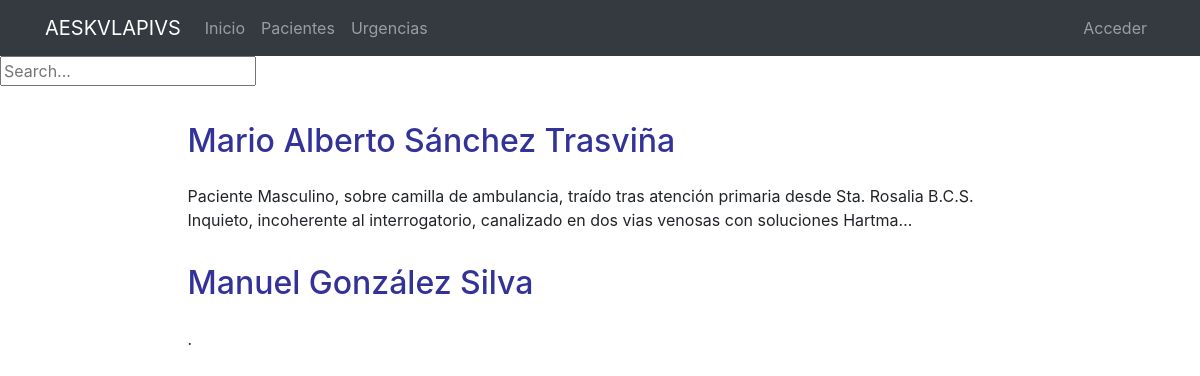
Page /pacientes/urgencias/ on the earlier database version.
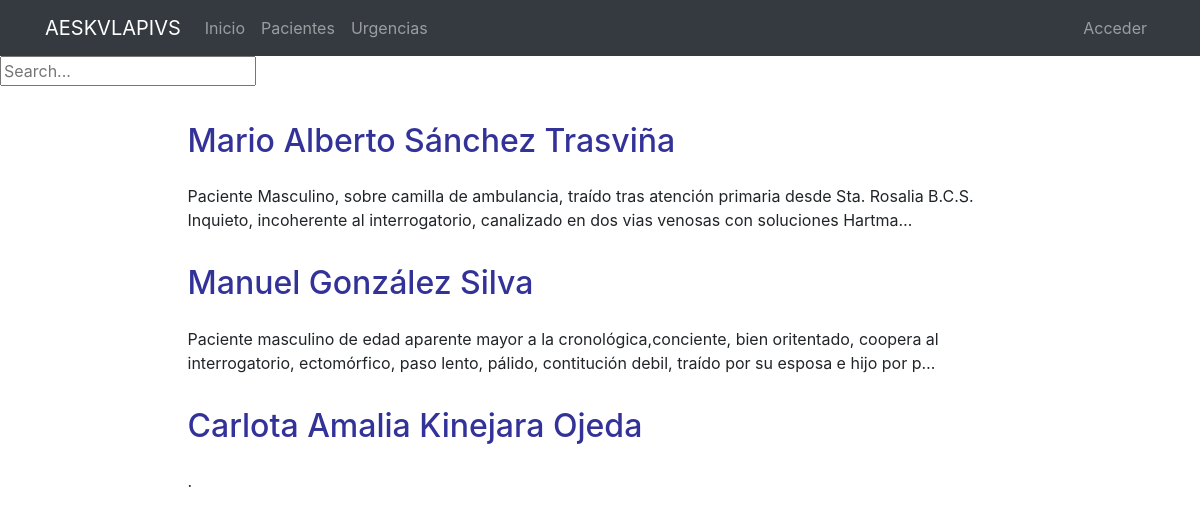
Same page on the later database version.
### consultorio/models.py (models this page shows, shortened)
class Urgencias(models.Model):
    nombre = models.ForeignKey(Paciente, on_delete=models.CASCADE)
    edad = models.SmallIntegerField(default=0)
    im_bkground = models.TextField(verbose_name='Antecedentes Inmediatos')
    other_bkground = models.TextField(verbose_name='Otros Antecedentes')
    tension_sistolica = models.PositiveSmallIntegerField(blank=True, null=True, default=0)
    tension_diastolica = models.PositiveSmallIntegerField(blank=True, null=True, default=0)
    pam = models.IntegerField(default=0, verbose_name='PAM', help_text='No escriba aquí')
    POSITIVO = 'POS'
    NEGATIVO = 'NEG'
    AFIRMACION_SIMPLE = [ (POSITIVO, 'Positivo'), (NEGATIVO, 'Negativo')]
    Diaforesis = models.CharField(max_length=100,choices=AFIRMACION_SIMPLE, blank=True, null=True )
    fc = models.IntegerField(default=0, blank=True, null=True, verbose_name='FC')
    fr= models.IntegerField(default=0, blank=True, null=True, verbose_name='FR')
    O2 = models.PositiveSmallIntegerField(default=0, blank=True, null=True, help_text='En litros/min')
    FiO2 = models.DecimalField(blank=True, null=True, max_digits=5, decimal_places=2, default=.21, help_text= 'No escriba aquí')
    saturacion = models.IntegerField(blank=True, null=True, verbose_name='Sa02', default=1)
    SpFI = models.PositiveSmallIntegerField(blank=True, null=True, help_text='No escriba aquí')
    dextrostix = models.IntegerField(blank=True, null=True, verbose_name='Dextrostix', default=0)
    temp =  models.DecimalField(blank=True, null=True, max_digits=5, decimal_places=2, verbose_name='Temp')
    peso = models.FloatField(blank=True, null=True, default=0, help_text='Si no puede pesar al paciente, calcule un aproximado')
    estatura = models.FloatField(blank=True, null=True, default=1, help_text='En metros y cms')
    imc = models.DecimalField(max_digits=5, decimal_places=2, default=0, verbose_name='IMC', help_text='No escriba aquí')
    climc = models.CharField(max_length=100, blank=True, null=True, verbose_name='Clasificación Masa Corporal', help_text='No escriba aquí')
    asc = models.DecimalField(max_digits=5, decimal_places=2, default=0, verbose_name='ASC', help_text='No escriba aquí')
    per_abdominal = models.IntegerField(blank=True, null=True, verbose_name='Per. Abd en cms')
    A = 'Alerta'
    V = 'Respuesta Verbal'
    P = 'Respuesta al Dolor'
    U = 'Sin Respuesta'
    CONC = [(A, 'Alerta'), (V, 'Respuesta Verbal'), (P, 'Respuesta al Dolor'),
    (U, 'Sin Respuesta'),]
    AVPU =  models.CharField(max_length=50, choices=CONC, verbose_name='Estado de Conciencia', blank=True, null=True)
    Espontanea = 4
    Orden_verbal = 3
    Est_doloroso = 2
    No_Apertura = 1
    AP_OCULAR = [(Espontanea, int(4)), (Orden_verbal, int(3)), (Est_doloroso, int(2)), (No_Apertura, int(1))]
    apertura_ocular = models.PositiveSmallIntegerField(blank=True, null=True, default=1)
    Orientado = 5
    Desorientado_Confuso = 4
    Incoherente = 3
    Sonidos_incomprensibles = 2
    Ausencia_Respuesta = 1
    RESP_VERBAL = [(Orientado, int(5)), (Desorientado_Confuso, int(4)), (Incoherente, int(3)), (Sonidos_incomprensibles, int(2)), (Ausencia_Respuesta, int(1)),]
    Respuesta_Verbal = models.PositiveSmallIntegerField(blank=True, null=True, default=1)
    Obedece_ordenes = 6
    Localiza_dolor = 5
    Retirada_al_dolor = 4
    Flexion_anormal = 3
    Extensión_anormal = 2
    Ausencia_de_respuesta  = 1
    RESP_MOTORA = [(Obedece_ordenes, int(6)), (Localiza_dolor, int(5)), (Retirada_al_dolor, int(4)), (Flexion_anormal, int(3)),
    (Extensión_anormal, int(2)), (Ausencia_de_respuesta, int(1)),]
    Respuesta_Motora = models.PositiveSmallIntegerField(blank=True, null=True, default=1)
    ESCALA_DE_GLASGOW = models.PositiveSmallIntegerField(blank=True, null=True, help_text='sume los parámetros')
    expl = models.TextField(verbose_name='Complemente Exploración', blank=True, null=True)
    dxs = models.TextField(blank=True, null=True, verbose_name='DIAGNOSTICOS')
    MANEJO_INICIAL = models.TextField(blank=True, null=True)
    NEUROLOGICO = models.CharField(max_length=100, blank=True, null=True, help_text='No escriba aquí')
    RESPIRATORIO = models.CharField(max_length=100, blank=True, null=True, help_text='No escriba aquí')
    HEMODINAMICO = models.CharField(max_length=100, blank=True, null=True, help_text='No escriba aquí')
    INFECCIOSO = models.CharField(max_length=100, blank=True, null=True, help_text='No escriba aquí')
    timestamp = models.DateTimeField(auto_now_add=True, auto_now=False, verbose_name='Fecha de Registro')
    update = models.DateTimeField(auto_now=True, verbose_name='Fecha de Actualización')
    class Meta:
        ordering = ('-timestamp',)
        verbose_name_plural='c) Urgencias, Evaluación Primaria'

class Paciente(models.Model):
    FEMENINO= 'FEM'
    MASCULINO = 'MASC'
    GENERO = [(FEMENINO, 'Femenino'), (MASCULINO, 'Masculino')]
    IMSS = 'IMSS'
    ISSSTE = 'ISSSTE'
    SecMarina = 'Secretaría de Marina'
    PEMEX = 'PEMEX'
    SEDENA = 'SEDENA'
    OTRO = 'Otro'
    DERECHOHABIENCIA = [(IMSS, 'IMSS'), (ISSSTE, 'ISSSTE'), (SecMarina, 'Secretaría de Marina'),
    (SEDENA, 'SEDENA'), (PEMEX, 'PEMEX'), (OTRO, 'Otro')]
    POSITIVO = 'POS'
    NEGATIVO = 'NEG'
    REHAB = 'En Rehabilitación'
    OCACIONAL = 'Ocacional'
    SOCIAL = 'Social'
    SUSPENDIDO = 'Suspendido'
    AFIRMACION = [ (POSITIVO, 'Positivo'), (NEGATIVO, 'Negativo'), (REHAB, 'En Rehabilitación')]
    AFIRMACION_TAB = [ (POSITIVO, 'Positivo'), (NEGATIVO, 'Negativo'), (SUSPENDIDO, 'Suspendido')]
    AFIRMACION_SIMPLE = [ (POSITIVO, 'Positivo'), (NEGATIVO, 'Negativo')]
    AFIRMACION_ALCOHOLISMO = [ (POSITIVO, 'Positivo'), (NEGATIVO, 'Negativo'), (REHAB, 'En Rehabilitación'),
    (OCACIONAL, 'Ocacional'), (SOCIAL, 'Social')]
    name = models.CharField(max_length=100, verbose_name='Nombre')
    gender = models.CharField(max_length=4, choices=GENERO, verbose_name='Género')
    dob = models.DateField(verbose_name='Fecha de Nacimiento', blank=True, null=True)
    age = models.IntegerField(verbose_name='Edad', default=0, )
    nationality = models.CharField(max_length=100, blank=True, null=True, verbose_name='Nacionalidad y Lugar de Nacimiento')
    etnia = models.CharField(max_length=50, blank=True, null=True, verbose_name='Etnia')
    scholarship = models.CharField(max_length=50, blank=True, null=True, verbose_name='Escolaridad')
    job = models.CharField(max_length=100, blank=True, null=True, verbose_name='Empleo')
    religion = models.CharField(max_length=50, blank=True, null=True, verbose_name='Religión')
    sport = models.CharField(max_length=50, blank=True, null=True, verbose_name='Deportes')
    civil_status = models.CharField(max_length=50, blank=True, null=True, verbose_name='Estado Civil')
    adress = models.CharField(max_length=2150, blank=True, null=True, verbose_name='Domicilio')
    email = models.EmailField(blank=True, null=True)
    phone = models.CharField(max_length=15, verbose_name='Teléfono')
    entitlement = models.CharField(max_length=50, choices=DERECHOHABIENCIA, blank=True, null=True, verbose_name='Derechohabiencia')
    specify= models.CharField(max_length=30, verbose_name='Especifique otra derechohabiencia', blank=True, null=True)
    insurance = models.CharField(max_length=30, blank=True, null=True, verbose_name='Aseguradora')
    immediate_background = models.TextField(verbose_name="Padecimiento, Razón de Abordaje o Situación Actual")
    smoking = models.CharField(max_length=20, choices=AFIRMACION_TAB, blank=True, null=True, verbose_name='Tabaquismo')
    alcohol = models.CharField(max_length=20,choices=AFIRMACION_ALCOHOLISMO, blank=True, null=True, verbose_name='Alcholismo')
    drugs_adictions = models.CharField(max_length=20,choices=AFIRMACION, blank=True, null=True, verbose_name='Adicciones')
    allergies = models.CharField(max_length=100,choices=AFIRMACION, blank=True, null=True, verbose_name='Alergias')
    dislipidemia = models.CharField(max_length=100,choices=AFIRMACION_SIMPLE, blank=True, null=True )
    dm = models.CharField(max_length=100,choices=AFIRMACION_SIMPLE, blank=True, null=True, verbose_name='Diabetes')
    hta = models.CharField(max_length=100,choices=AFIRMACION_SIMPLE, blank=True, null=True, verbose_name='HTA')
    inf_ang_de_pecho = models.CharField(max_length=100,choices=AFIRMACION_SIMPLE, blank=True, null=True, verbose_name='Infartos o angina de pecho')
    evc = models.CharField(max_length=100,choices=AFIRMACION_SIMPLE, blank=True, null=True, verbose_name='Eventos Cerebrovasculares')
    ivp = models.CharField(max_length=100,choices=AFIRMACION_SIMPLE, blank=True, null=True, verbose_name='Insuficiencia vascular periférica')
    EPOC = models.CharField(max_length=100,choices=AFIRMACION_SIMPLE, blank=True, null=True, verbose_name='Enfermedad Pulmonar Obstructiva Crónica')
    cancer = models.CharField(max_length=100,choices=AFIRMACION_SIMPLE, blank=True, null=True, verbose_name='Cáncer')
    otras_enf = models.TextField(blank=True, null=True, verbose_name='Complemento, Otros Antecedentes y Enfermedades')
    cir_previas = models.CharField(max_length=200, blank=True, null=True, verbose_name='Cirugías previas')
    dxs_antec = models.TextField(blank=True, null=True, verbose_name='Resumen de Diagnósticos por Antecedentes', help_text='No esciriba aquí: Guarde para ver Resultados')
    obs = models.TextField(blank=True, null=True, verbose_name='Observaciones, otros antecedentes y tratamientos actuales')
    actual_situation = models.TextField(verbose_name="Situación Actual y Exploración")
    tension_sistolica = models.IntegerField(blank=True, null=True, default=0)
    tension_diastolica = models.PositiveSmallIntegerField(blank=True, null=True, default=0)
    pam = models.IntegerField(default=0, verbose_name='PAM', help_text='No esciriba aquí: Guarde para ver Resultados')
    fc = models.IntegerField(blank=True, null=True, verbose_name='FC')
    fr= models.IntegerField(blank=True, null=True, verbose_name='FR')
    temp =  models.DecimalField(blank=True, null=True, max_digits=5, decimal_places=2, verbose_name='Temp')
    saturacion = models.IntegerField(blank=True, null=True, verbose_name='Sa02')
    dextrostix = models.IntegerField(blank=True, null=True, verbose_name='Dextrostix')
    A = 'Alerta'
    V = 'Respuesta Verbal'
    P = 'Respuesta al Dolor'
    U = 'Sin Respuesta'
    CONC = [(A, 'Alerta'), (V, 'Respuesta Verbal'), (P, 'Respuesta al Dolor'),
    (U, 'Sin Respuesta'),]
    AVPU =  models.CharField(max_length=50, choices=CONC, verbose_name='Estado de Conciencia', blank=True, null=True)
    a1c = models.CharField(max_length=5, blank=True, null=True)
    peso = models.FloatField(blank=True, null=True, default=0)
    estatura = models.FloatField(blank=True, null=True, default=1)
    imc = models.DecimalField(max_digits=5, decimal_places=2, default=0, verbose_name='IMC', help_text='No esciriba aquí: Guarde para ver Resultados')
    climc = models.CharField(max_length=100, blank=True, null=True, verbose_name='Clasificación Masa Corporal', help_text='No esciriba aquí: Guarde para ver Resultados')
    asc = models.DecimalField(max_digits=5, decimal_places=2, default=0, verbose_name='ASC', help_text='No esciriba aquí: Guarde para ver Resultados')
    per_abdominal = models.IntegerField(blank=True, null=True, verbose_name='Per. Abd en cms')
    Imagenología1 = models.FileField(upload_to='Paciente/',help_text='formato jpg, jpge', blank=True, null=True )
    Imagenología2 = models.FileField(upload_to='Paciente/', help_text='formato jpg, jpge',blank=True, null=True)
    Imagenología3 = models.FileField(upload_to='Paciente/',help_text='formato jpg, jpge',blank=True, null=True)
    Labs1 = models.FileField(upload_to='Paciente/', help_text='formato pdf',blank=True, null=True)
    Labs2 = models.FileField(upload_to='Paciente/', help_text='formato pdf', blank=True, null=True)
    recetas = models.FileField(upload_to='Paciente/', help_text='formato pdf',blank=True, null=True, verbose_name='Recetas')
    diagnosis = models.TextField(verbose_name='Diagnósticos')
    obs = models.TextField(verbose_name="Observaciones")
    txs = models.TextField(verbose_name='Manejos y Tratamientos')
    adendums = models.TextField(blank=True, null=True)
    RECOMENDACIONES = models.CharField(max_length=150, blank=True, null=True)
    timestamp = models.DateTimeField(auto_now_add=True, auto_now=False, verbose_name='Fecha de Registro')
    update = models.DateTimeField(auto_now=True, verbose_name='Fecha de Actualización')
    reevaluación = models.DateTimeField(blank=True, null=True, verbose_name='prox. reevaluación')
    antecedentes = ['smoking', 'alcohol', 'drugs_adictions', 'allergies', 'dislipidemia', 'dm', 'hta,',
      'inf_ang_de_pecho', 'evc', 'ivp', 'EPOC', 'cancer', ]
    def __str__(self):
        return self.name
    class Meta:
        ordering = ('-timestamp',)
        verbose_name_plural='a) Pacientes'

### consultorio/views.py (the view)
# urls.py: path('urgencias/', UrgenciasListView.as_view(), name='pacientes_urgencias'),
class UrgenciasListView(ListView):
    model = Urgencias
    template_name = 'urgencias_list.html'

### consultorio/templates/consultorio/urgencias_list.html (shortened to what this page needs)
{% extends 'core/base.html' %}
{% load static %}
{% block content %}
{% include 'consultorio/includes/urgencias_menu.html' %}
<form action="{% url 'consultorio:search_results_urgencias' %}" method="get">
  <input name="q" type="text" placeholder="Search...">
</form>
<main role="main">
  <div class="container mb-4">
    {% for urg in urgencias_list %}
      <div class="row mt-3">
        <div class="col-md-9 mx-auto">
          <h2 style = "color:rgba(0, 0, 128, 0.805);"  class="mb-4">  {{urg.nombre}}</h2>
          <div>
            <p>{{urg.im_bkground|striptags|safe|truncatechars:"200"}}</p>
          </div>
        </div>
      </div>
      {% endfor %}
  </div>
</main>
{% endblock %}

### core/templates/core/base.html (shortened to what this page needs)
<!DOCTYPE html>
<html lang="es">
  <head>
    {% load static %}
    <link href="{% static 'core/vendor/bootstrap/css/bootstrap.min.css' %}" rel="stylesheet">
    <link href="{% static 'core/vendor/font-awesome/css/font-awesome.min.css' %}" rel="stylesheet" type="text/css">
    <link href="{% static 'core/css/main.css' %}" rel="stylesheet">
  </head>
  <body>
    <body>
      <nav class="navbar navbar-expand-lg navbar-dark bg-dark">
        <div class="container">
          <a class="navbar-brand" href="{% url 'home' %}">AESKVLAPIVS</a>
          <div class="collapse navbar-collapse" id="ned">
            <ul class="navbar-nav mr-auto">
              <li class="nav-item">
                <a class="nav-link" href="{% url 'home' %}">Inicio</a>
              </li>
              <li class="nav-item">
                <a class="nav-link" href="{% url 'consultorio:pacientes' %}">Pacientes</a>
              </li>
              <li class="nav-item">
                <a class="nav-link" href="{% url 'consultorio:pacientes_urgencias' %}">Urgencias</a>
              </li>
            </ul>
            <ul class="navbar-nav">
              <li class="nav-item">
                <a class="nav-link" href="/admin/">
                  {% if request.user.is_staff %}Admin{% else %}Acceder{% endif %}
                </a>
              </li>
            </ul>
          </div>
        </div>
      </nav>
      {% block content %}{% endblock %}
  </body>
</html>

### consultorio/templates/consultorio/includes/urgencias_menu.html (shortened to what this page needs)
{% load static %}
<link href="{% static 'consultorio/css/custom_ckeditor.css' %}" rel="stylesheet">

### core/static/core/css/main.css (style rules this page uses)
main { padding-top: 20px; }
:root { --jumbotron-padding-y: 3rem; }

Differences in the rows shown:
changed Urgencias "Manuel González Silva": im_bkground "." → "Paciente masculino de edad aparente mayor a la cronológica,conciente, bien oritentado, coopera al interrogatorio, ectomórfico, paso lento, pálido, contitución debil, traído por su esposa e hijo por p…"
added Urgencias: nombre "Carlota Amalia Kinejara Ojeda", im_bkground "."
